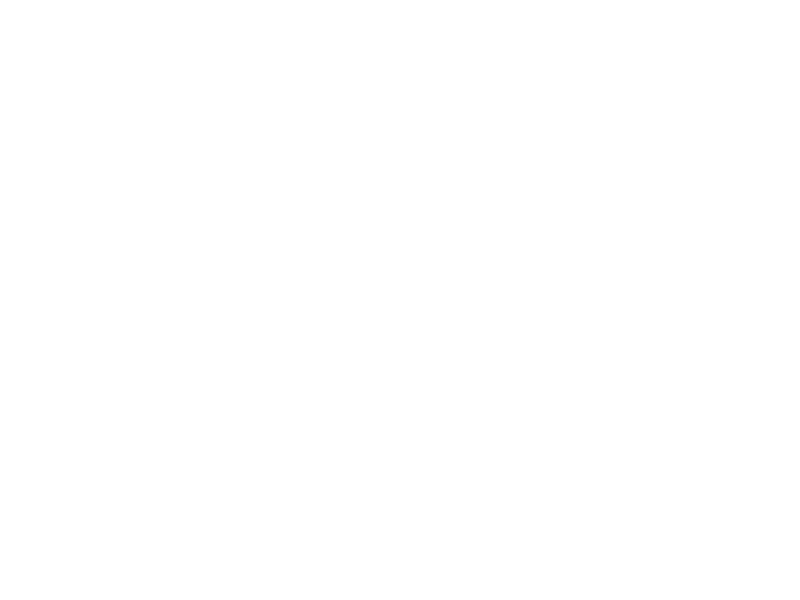
Frame 1 (no input)
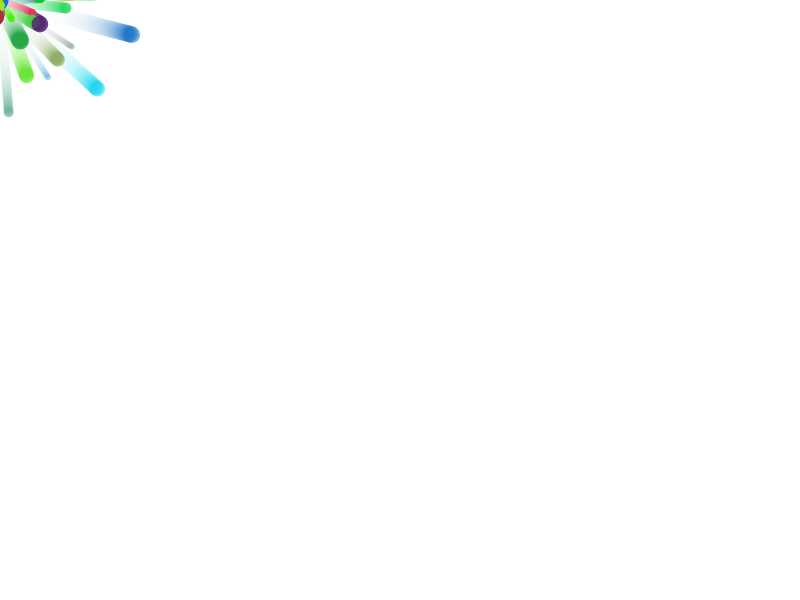
Frame 60 (no input)
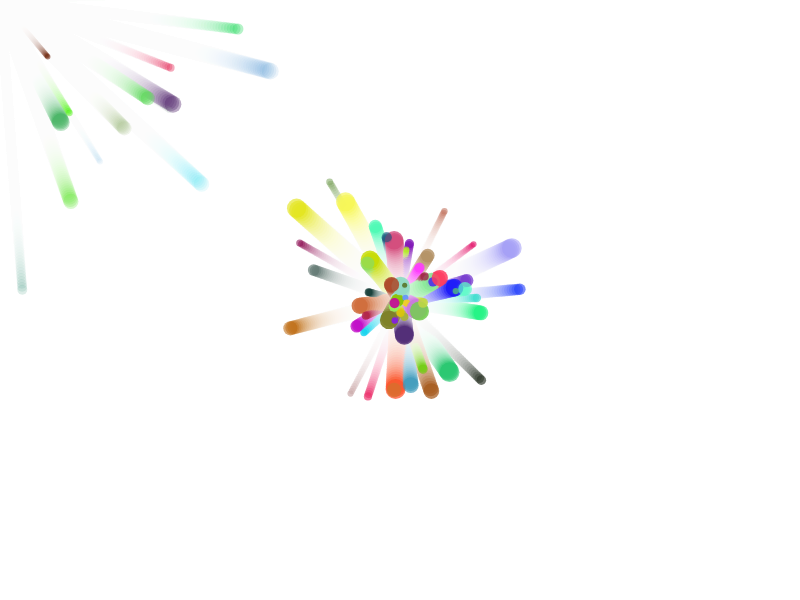
Frame 120 (the mouse pressed at the canvas centre since frame 60)

The p5.js sketch that drew these frames (run headless with seeded random() and noise() and a simulated clock; from frame 60 on, the mouse is pressed at the canvas centre):

// p5.js sketch
// ── sketch.js
// Array to store particles
let particles = [];

function setup() {
  createCanvas(800, 600);
  background(255); // White background
}

function draw() {
  // Adjust the transparency of the background to create a fading effect
  background(255, 30); 
  
  // Draw and update particles
  for (let i = particles.length - 1; i >= 0; i--) {
    particles[i].update();
    particles[i].display();
    if (particles[i].alpha <= 0) {
      particles.splice(i, 1); // Remove faded out particles
    }
  }
  
  // Add new particle at mouse position
  particles.push(new Particle(mouseX, mouseY));
}

// Particle class
class Particle {
  constructor(x, y) {
    this.pos = createVector(x, y);
    this.vel = p5.Vector.random2D().mult(random(1, 3));
    this.alpha = 255; // Initial alpha value
    this.size = random(5, 20); // Random size
    this.color = color(random(255), random(255), random(255)); // Random color
  }
  
  update() {
    this.pos.add(this.vel); // Update position
    this.alpha -= 2; // Decrease alpha
  }
  
  display() {
    noStroke();
    fill(this.color.levels[0], this.color.levels[1], this.color.levels[2], this.alpha);
    ellipse(this.pos.x, this.pos.y, this.size);
  }
}
